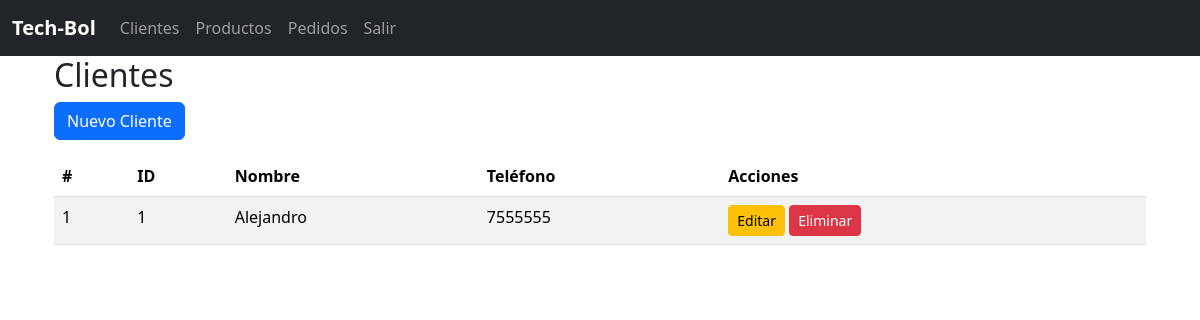
Page /clientes/ on the earlier database version.
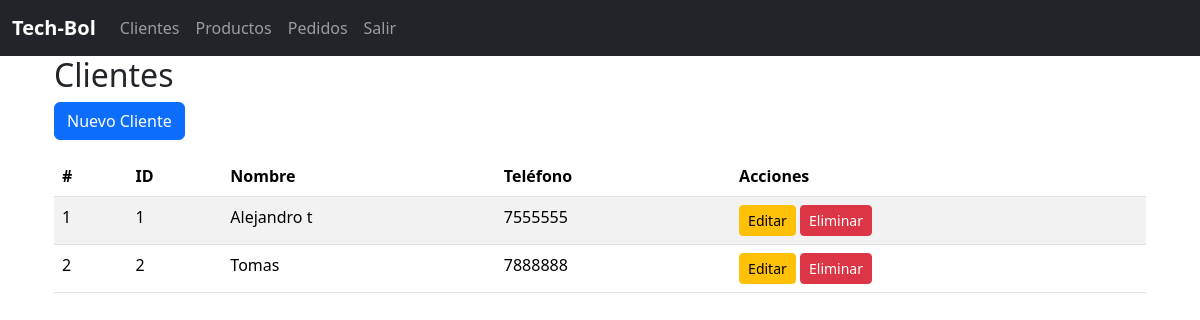
Same page on the later database version.
### app/clientes/models.py (models this page shows, shortened)
class Cliente(db.Model):
    __tablename__ = "clientes"
    id = db.Column(db.Integer, primary_key=True)
    nombre = db.Column(db.String(100), nullable=False)
    telefono = db.Column(db.String(20), nullable=False)
    pedidos = db.relationship('Pedido', backref='cliente', lazy=True)

### app/clientes/routes.py (the view)
@bp_clientes.route("/")
def index():
    clientes = Cliente.query.all()
    return render_template('clientes/index.html', clientes=clientes)

### app/clientes/templates/clientes/index.html (shortened to what this page needs)
{% extends 'base.html' %}
{% block content %}
<div class="container">
    <h2>Clientes</h2>
    <a href="{{ url_for('bp_clientes.create') }}" class="btn btn-primary mb-3">Nuevo Cliente</a>
    <table class="table table-striped">
        <thead>
            <tr>
                <th>#</th>
                <th>ID</th>
                <th>Nombre</th>
                <th>Teléfono</th>
                <th>Acciones</th>
            </tr>
        </thead>
        <tbody>
            {% for cliente in clientes %}
            <tr>
                <td>{{ loop.index }}</td>
                <td>{{ cliente.id }}</td>
                <td>{{ cliente.nombre }}</td>
                <td>{{ cliente.telefono }}</td>
                <td>
                    <a href="{{ url_for('bp_clientes.edit', id=cliente.id) }}" class="btn btn-sm btn-warning">Editar</a>
                    <a href="{{ url_for('bp_clientes.delete', id=cliente.id) }}" class="btn btn-sm btn-danger"
                        onclick="return confirm('¿Estás seguro de eliminar este cliente?')">Eliminar</a>
                </td>
            </tr>
            {% endfor %}
        </tbody>
    </table>
</div>
{% endblock %}

### app/templates/base.html (shortened to what this page needs)
<!doctype html>
<html lang="es">
<head>
    <link href="https://cdn.jsdelivr.net/npm/bootstrap@5.3.8/dist/css/bootstrap.min.css" rel="stylesheet"
>
</head>
<body>
    <nav class="navbar navbar-expand-lg navbar-dark bg-dark">
        <div class="container-fluid">
            <a class="navbar-brand fw-bold" href="{{ url_for('bp_core.index') }}">
                Tech-Bol
            </a>
            <div class="collapse navbar-collapse" id="navbarNav">
                <ul class="navbar-nav">
                    <li class="nav-item">
                        <a class="nav-link" aria-current="page"  href="{{ url_for('bp_clientes.index')}}">Clientes</a>
                    </li>
                    <li class="nav-item">
                        <a class="nav-link" aria-current="page"  href="#">Productos</a>
                    </li>
                    <li class="nav-item">
                        <a class="nav-link" aria-current="page"  href="#">Pedidos</a>
                    </li>
                    <li class="nav-item">
                        <a class="nav-link" href="{{ url_for('bp_core.index') }}">Salir</a>
                    </li>
                </ul>
            </div>
        </div>
    </nav>
    <div class="container">
        {% block content %}
        {% endblock %}
    </div>
</body>
</html>

Differences in the rows shown:
changed Cliente id 1: nombre "Alejandro" → "Alejandro t"
added Cliente: id "2", nombre "Tomas", telefono "7888888"
